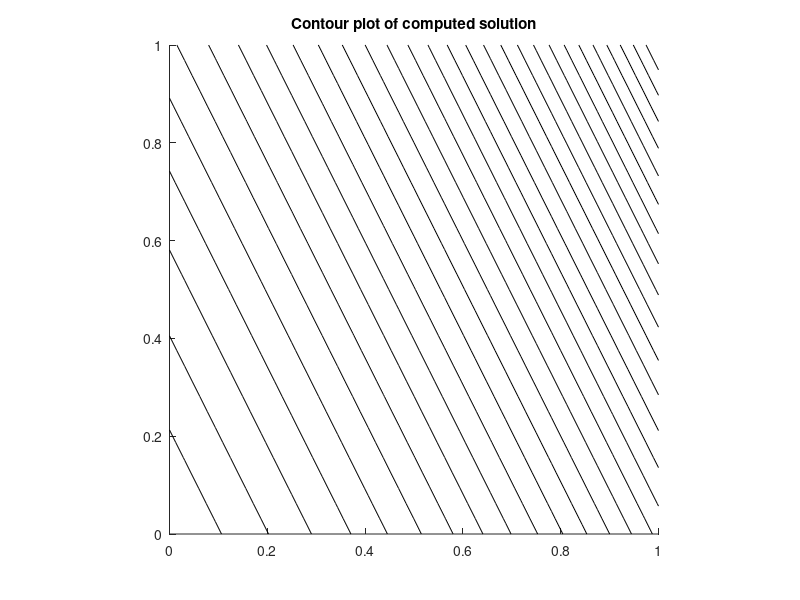

This chart was generated by the following MATLAB code:

% poisson2.m  -- solve the Poisson problem u_{xx} + u_{yy} = f(x,y)
% on [a,b] x [a,b].  
% 
% The 5-point Laplacian is used at interior grid points.
% This system of equations is then solved using backslash.
% 
% From  http://www.amath.washington.edu/~rjl/fdmbook/chapter3  (2007)
clear all; close all;

a = 0; 
b = 1; 
m = 31; %m+1= 4, 8, 16, 32
h = (b-a)/(m+1);
x = linspace(a,b,m+2);   % grid points x including boundaries
y = linspace(a,b,m+2);   % grid points y including boundaries


[X,Y] = meshgrid(x,y);      % 2d arrays of x,y values
X = X';                     % transpose so that X(i,j),Y(i,j) are
Y = Y';                     % coordinates of (i,j) point

Iint = 2:m+1;              % indices of interior points in x
Jint = 2:m+1;              % indices of interior points in y
Xint = X(Iint,Jint);       % interior points
Yint = Y(Iint,Jint);

f = @(x,y) 1.25*exp(x+y/2);         % f(x,y) function

rhs = f(Xint,Yint);        % evaluate f at interior points for right hand side
                           % rhs is modified below for boundary conditions.

utrue = exp(X+Y/2);        % true solution for test problem

% set boundary conditions around edges of usoln array:

usoln = utrue;              % use true solution for this test problem
                            % This sets full array, but only boundary values
                            % are used below.  For a problem where utrue
                            % is not known, would have to set each edge of
                            % usoln to the desired Dirichlet boundary values.

% adjust the rhs to include boundary terms:
rhs(:,1) = rhs(:,1) - usoln(Iint,1)/h^2;
rhs(:,m) = rhs(:,m) - usoln(Iint,m+2)/h^2;
rhs(1,:) = rhs(1,:) - usoln(1,Jint)/h^2;
rhs(m,:) = rhs(m,:) - usoln(m+2,Jint)/h^2;


% convert the 2d grid function rhs into a column vector for rhs of system:
F = reshape(rhs,m*m,1);

% form matrix A:
I = speye(m);
e = ones(m,1);
T = spdiags([e -4*e e],[-1 0 1],m,m);
S = spdiags([e e],[-1 1],m,m);
A = (kron(I,T) + kron(S,I)) / h^2;
A_sym= -1* A;


% Solve the linear system:
u0 = ones(m^2,1)
[uvec,fl2,rr2,it2,rv2] = pcg(A_sym,F,[], 80,[],[],u0);

uvec=-1*uvec    %convert result from utilde back to u for original A

% reshape vector solution uvec as a grid function and 
% insert this interior solution into usoln for plotting purposes:
% (recall boundary conditions in usoln are already set) 

u_exact = A\F;
err=u_exact - uvec
err_norm =max(abs(uvec-u_exact))
u0 = -1*uvec
[uvec2,fl3,rr3,it3,rv3] = pcg(A_sym,F,[],10,[],[],u0);
uvec2 = -1*uvec2
err_norm2 = max(abs(uvec2-u_exact))
usoln(Iint,Jint) = reshape(uvec,m,m);

% assuming true solution is known and stored in utrue:

infn= norm(usoln-utrue,inf)
err2 = max(max(abs(usoln-utrue)));   
fprintf('Error relative to true solution of PDE = %10.3e \n',err2)

% plot results:

clf
hold on

% plot grid:
% plot(X,Y,'g');  plot(X',Y','g')

% plot solution:
contour(X,Y,usoln,30,'k')

axis([a b a b])
daspect([1 1 1])
title('Contour plot of computed solution')
hold off

